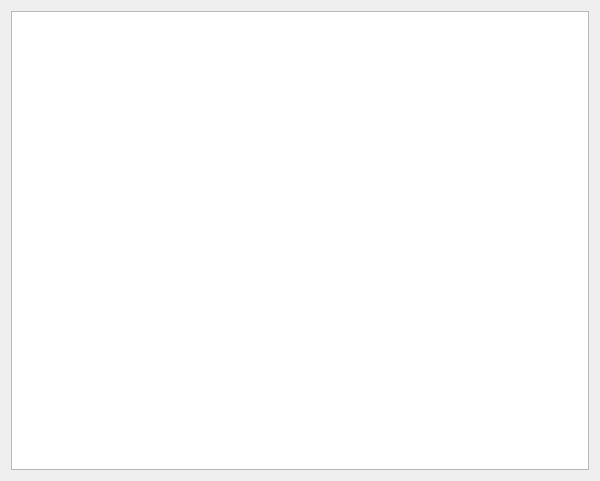
<?xml version="1.0" encoding="UTF-8"?>
<ui version="4.0">
 <class>ManualScoreDialog</class>
 <widget class="QDialog" name="ManualScoreDialog">
  <property name="geometry">
   <rect>
    <x>0</x>
    <y>0</y>
    <width>600</width>
    <height>481</height>
   </rect>
  </property>
  <property name="windowTitle">
   <string>Edit Student Scores (Manual)</string>
  </property>
  <layout class="QHBoxLayout" name="horizontalLayout">
   <item>
    <widget class="QTableView" name="tableView"/>
   </item>
  </layout>
 </widget>
 <resources/>
 <connections/>
</ui>
